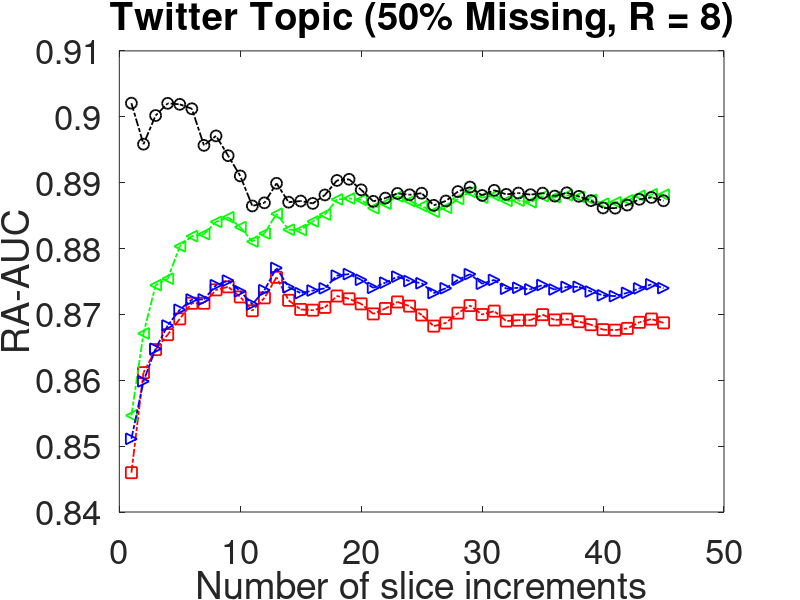

Recreate this plot in MATLAB.
clear all;
close all;

df = load('r8.mat');
% mast mis90
mast = df.mis_50_r8(:,1);
% tncp mis90
tncp = df.mis_50_r8(:,2);
% als mis90
als = df.mis_50_r8(:,3);
% our-v-3 mis90
our= df.mis_50_r8(:,4);

nrank = [1:1:45];

figure (1);
hold on;
box on;
%change color
plot(nrank, mast,  'rs-.','LineWidth',1.3, 'MarkerSize',8);
plot(nrank, tncp, 'g<-.','LineWidth',1.3, 'MarkerSize',8);
plot(nrank, als, 'b>-.','LineWidth',1.3, 'MarkerSize',8);
plot(nrank, our, 'ko-.', 'LineWidth',1.3, 'MarkerSize',8);

% legend('MAST','TNCP','CP-ALS','OUR');
%lgd = legend('Ours-Win-1','Ours-Win-2','Ours-Win-3', 'GP-PTF');
%lgd.FontSize = 25;
ylabel('RA-AUC', 'FontSize',25);
xlabel('Number of slice increments','FontSize',25);

title('Twitter Topic (50% Missing, R = 8)','FontSize',25)

% set(gca,'XTick',10:10:100, 'FontSize',25);
set(gca, 'FontSize',25);
 %set(gca,'YTick',[0.55, 0.65, 0.75, 0.85], 'FontSize',25);
 set(gca,'FontSize',25);
